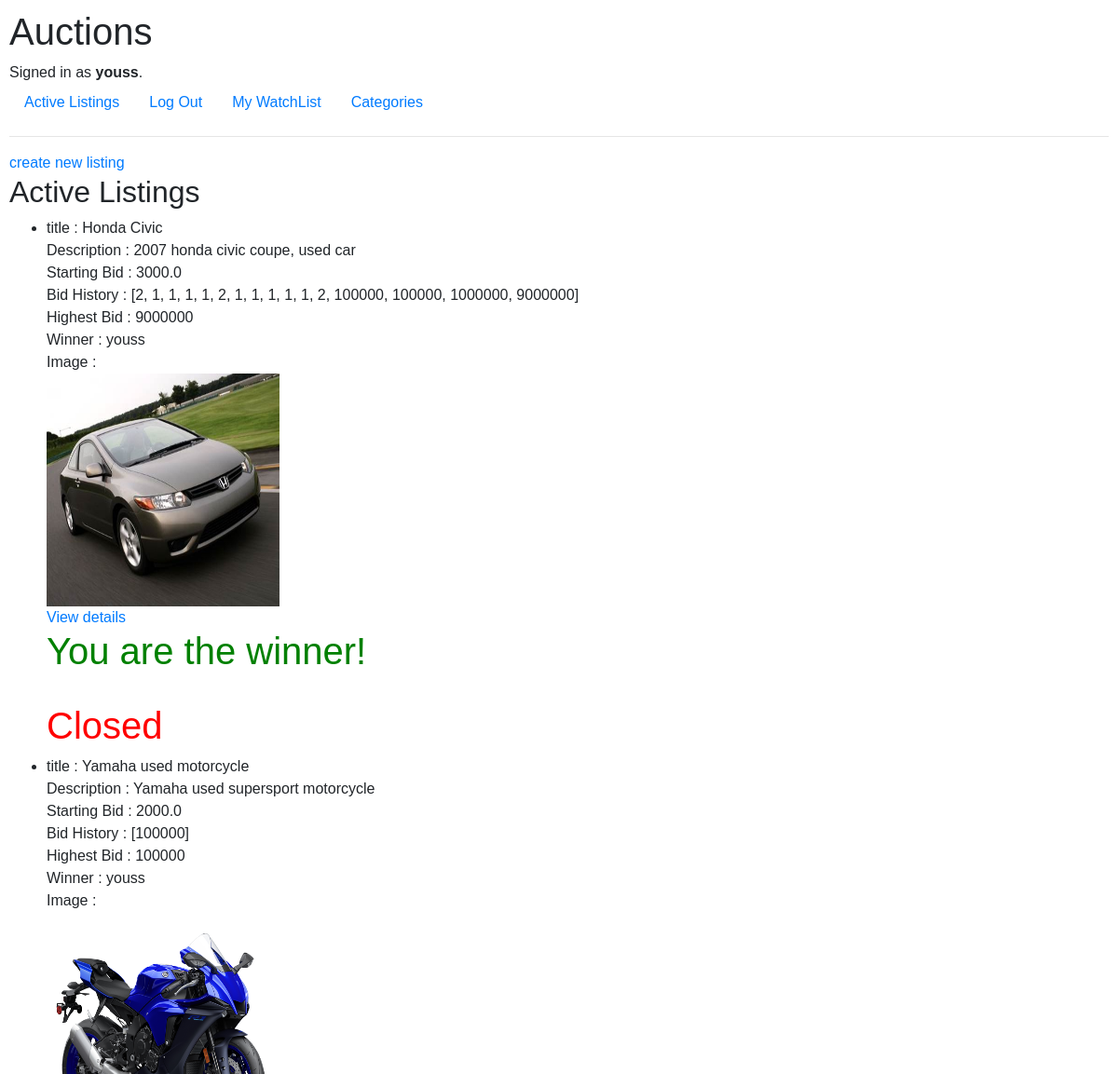
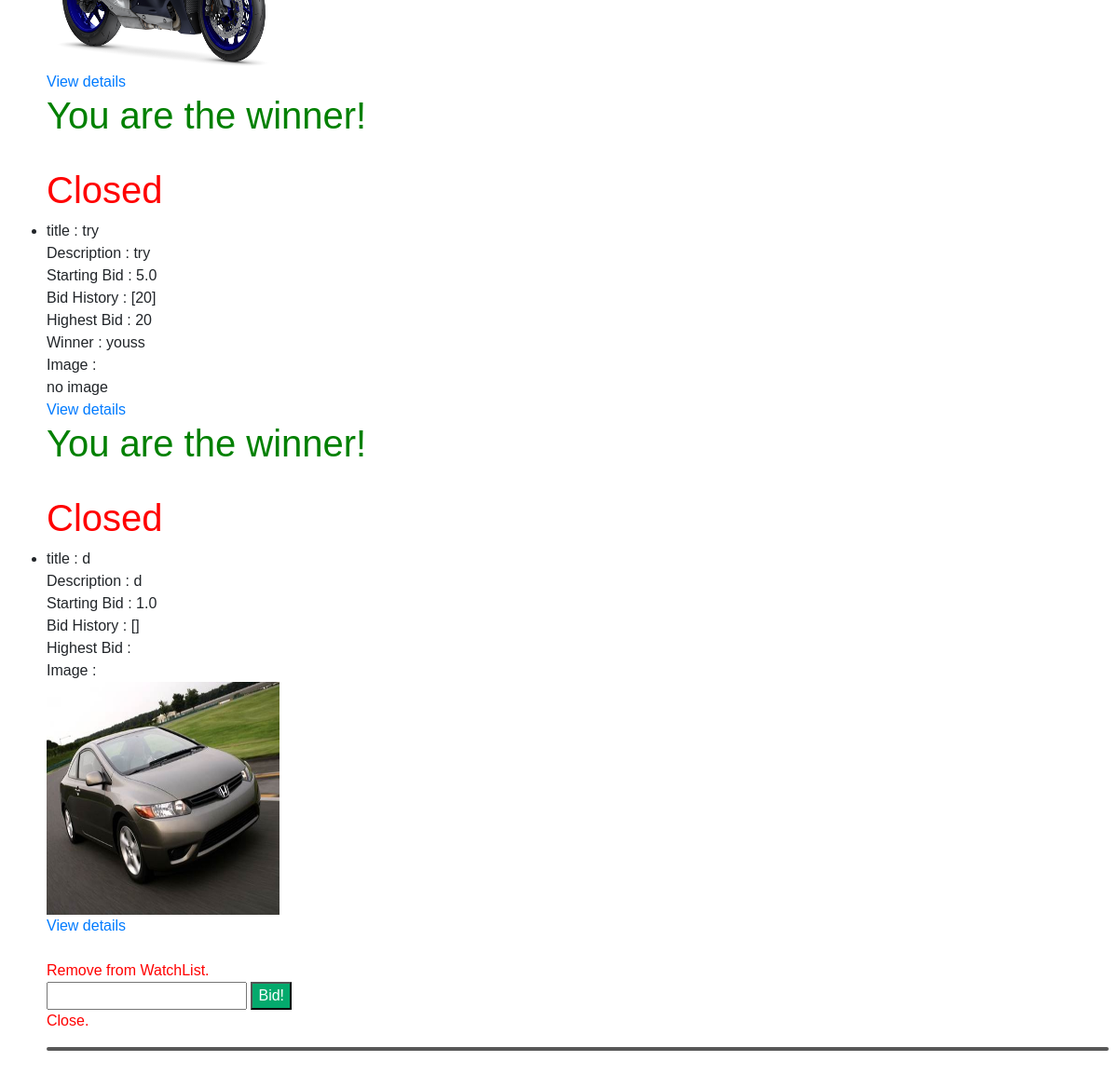
The page / (signed in) on the database its author committed (2 pictures, top to bottom).
### auctions/models.py (models this page shows)
class User(AbstractUser):
    pass

class Listing(models.Model):
    title= models.TextField(null=True, blank=True)
    category= models.TextField(null=True, blank=True)
    description= models.TextField(null=True, blank=True)
    startingBid=models.FloatField(null=True, blank=True)
    image=models.ImageField( null=True, blank=True, upload_to='images/')
    winner=models.ForeignKey(to=User,default=DEFAULT_CASE_ID,on_delete = models.SET_DEFAULT, null = True, related_name='winner')
    closedDate=models.TextField(null=True, blank=True)
    closed=models.BooleanField(default=False)
    user=models.ForeignKey(to=User, on_delete=models.CASCADE, null=True)

### auctions/views.py (the view)
# urls.py: path("", views.index, name="index"),
def index(request, *args, **kwargs):
    bidError=False
    owner=False
    if request.user.is_authenticated:
        if 'bidError' in request.session:
            bidError=True
            del request.session['bidError']
            request.session.modified = True
        listings = Listing.objects.all()
        watchlist=WatchList.objects.filter(user=request.user)
        watched=[]
        for item in watchlist:
           exist= item.user==request.user
           watched.append(item.listing)
        for item in listings:
            if (item in watched):
                item.watched=True
            else:
                item.watched=False
            listingBids=Bid.objects.filter(listing=item)
            bidHistory=[]
            if ( item.user == request.user ):
                owner=True
            for n in listingBids:
                bidHistory.append(n.amount)
            item.bidHistory=bidHistory
            if(len(bidHistory) != 0):
                item.lastBid=max(bidHistory)
    else:
        listings=[]
    return render(request, "auctions/index.html"  , {"listings":listings, "bidError":bidError, "owner":owner, "current_user":request.user.id})

### auctions/templates/auctions/index.html (shortened to what this page needs)
{% extends "auctions/layout.html" %}
{% block body %}
    <a href="{% url 'newListing' %}" >create new listing</a>
    <h2>Active Listings</h2>
    {% if user.is_authenticated %}
    <ul>
        {% for listing in listings %}
        <li>title : {{listing.title}} <br>
            Description : {{listing.description}}<br>
            Starting Bid : {{listing.startingBid}} <br>
            Bid History : {{listing.bidHistory}} <br>
            Highest Bid : {{listing.lastBid}} <br>
            {% if listing.closed %}
            Winner : {{listing.winner}} <br>
            {% endif %}
            Image :<br>
        {% if listing.image %}
            <img src="{{listing.image.url}}" alt="Bid pic" width="250" height="250">
        {% else %}
            no image
        {%endif %}
            <br>
            <a href="listingMainPage/{{listing.id}}">View details</a>
            <br>
            {% if listing.winner.id == current_user%}
            <h1 style="color:green">You are the winner!</h1>
            {% endif %}
            <br>
            {% if listing.closed %}
            <h1 style="color:red">Closed</h1>
            {% else %}
            {% if listing.watched %}
            <a href="removeFromWatchList/{{listing.id}}" style="color:red">
                Remove from WatchList.
               </a>
        {% else %}
        <a href="addToWatchList/{{listing.id}}" style="color:rgb(139, 2, 128)">
            Add to WatchList.
           </a>
        {% endif %}
        <br>
        <form action="{% url 'bid' %}" method="post" enctype='multipart/form-data'>
            <input type="number" name="amount" value="Enter a number to Bid!" onfocus="this.value=''">
            <input type="submit" name="submit" value="Bid!" style="color:white; background-color: #04AA6D;">
        </form>
        {% if owner %}
        <a href="close/{{listing.id}}" style="color:red">
            Close.
           </a>
        {% endif %}
        </li>
        <hr style="border: 2px solid rgb(88, 88, 88); border-radius: 5px;">
        {% endif %}
        {% empty %}
        <h2>There is no listings available.</h2>
        {% endfor %}
    </ul>
    {% else %}
    <h1>Please login to see all the listings.</h1>
    {% endif %}
{% endblock %}

### auctions/templates/auctions/layout.html (shortened to what this page needs)
{% load static %}
<!DOCTYPE html>
<html lang="en">
    <head>
        <link rel="stylesheet" href="https://stackpath.bootstrapcdn.com/bootstrap/4.4.1/css/bootstrap.min.css">
        <link href="{% static 'auctions/styles.css' %}" rel="stylesheet">
    </head>
    <body>
        <h1>Auctions</h1>
        <div>
            {% if user.is_authenticated %}
                Signed in as <strong>{{ user.username }}</strong>.
            {% else %}
                Not signed in.
            {% endif %}
        </div>
        <ul class="nav">
            <li class="nav-item">
                <a class="nav-link" href="{% url 'index' %}">Active Listings</a>
            </li>
            {% if user.is_authenticated %}
                <li class="nav-item">
                    <a class="nav-link" href="{% url 'logout' %}">Log Out</a>
                </li>
                <li class="nav-item">
                    <a class="nav-link" href="{% url 'watchList' %}">My WatchList</a>
                </li>
                <li class="nav-item">
                    <a class="nav-link" href="#">Categories</a>
                </li>
            {% endif %}
        </ul>
        <hr>
        {% block body %}
        {% endblock %}
    </body>
</html>

### auctions/static/auctions/styles.css (style rules this page uses)
body { padding: 10px; font-family: helvetica; }

### rows shown on the page
User: username "youss"
Listing: title "Honda Civic", description "2007 honda civic coupe, used car", startingBid "3000.0", bidHistory "[2, 1, 1, 1, 1, 2, 1, 1, 1, 1, 1, 2, 100000, 100000, 1000000, 9000000]", lastBid "9000000", winner "youss", image (picture), shows "You are the winner!", closed "Closed"
Listing: title "Yamaha used motorcycle", description "Yamaha used supersport motorcycle", startingBid "2000.0", bidHistory "[100000]", lastBid "100000", winner "youss", image (picture), shows "You are the winner!", closed "Closed"
Listing: title "try", description "try", startingBid "5.0", bidHistory "[20]", lastBid "20", winner "youss", image "no image", shows "You are the winner!", closed "Closed"
Listing: title "d", description "d", startingBid "1.0", bidHistory "[]", image (picture)
